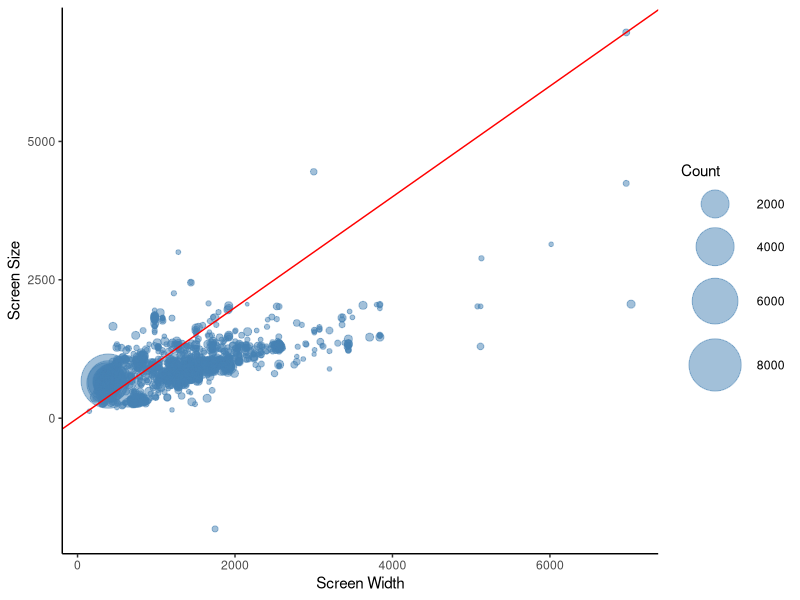
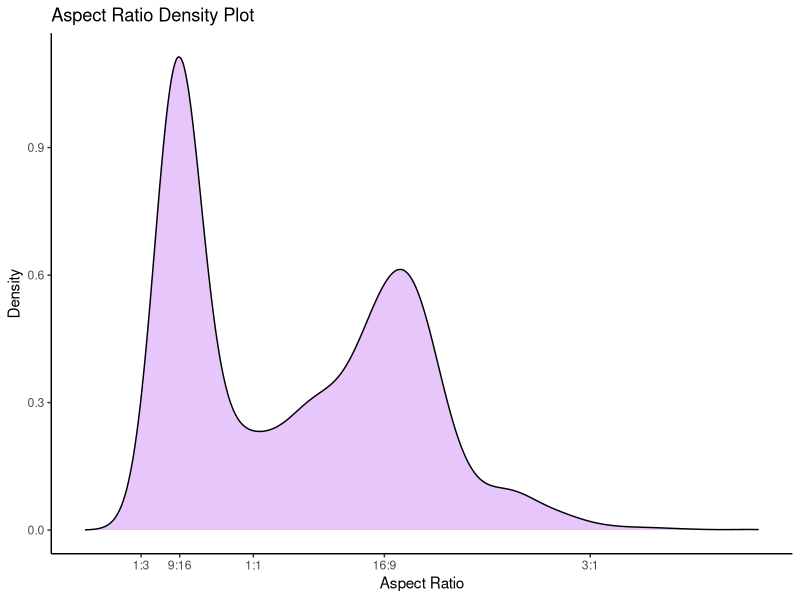

The R source for these figures, in order:
## ---- chunk 1
#| echo: false
#| eval: true
#| message: false
library(tidyverse)
v <- read_csv(here::here("data/viewports.csv"))
glimpse(v)
## ---- chunk 2
ggplot(v, aes(
  x = Width,
  y = Height,
  size = Count
)) +
  geom_point(alpha = 0.5, color = "steelblue") +
  scale_size(range = c(1,18), name = "Count") +
  labs(x = "Screen Width",
       y = "Screen Size") + 
  geom_abline(intercept = 0, slope = 1, color = "red") +
  theme_classic()
## ---- chunk 3
v <- v |>
  mutate(aspect_ratio = Width / Height)

glimpse(v)
## ---- chunk 4
ggplot(v,
       aes(x = aspect_ratio)) +
  geom_density(fill = "purple", alpha = 0.25) +
  scale_x_continuous(
    breaks = c(1/3, 9/16, 1, 16/9, 3),
    labels = c("1:3", "9:16", "1:1", "16:9", "3:1"),
    limits = c(0,4)
  ) +
  labs(title = "Aspect Ratio Density Plot",
       x = "Aspect Ratio",
       y = "Density") +
  theme_classic()
